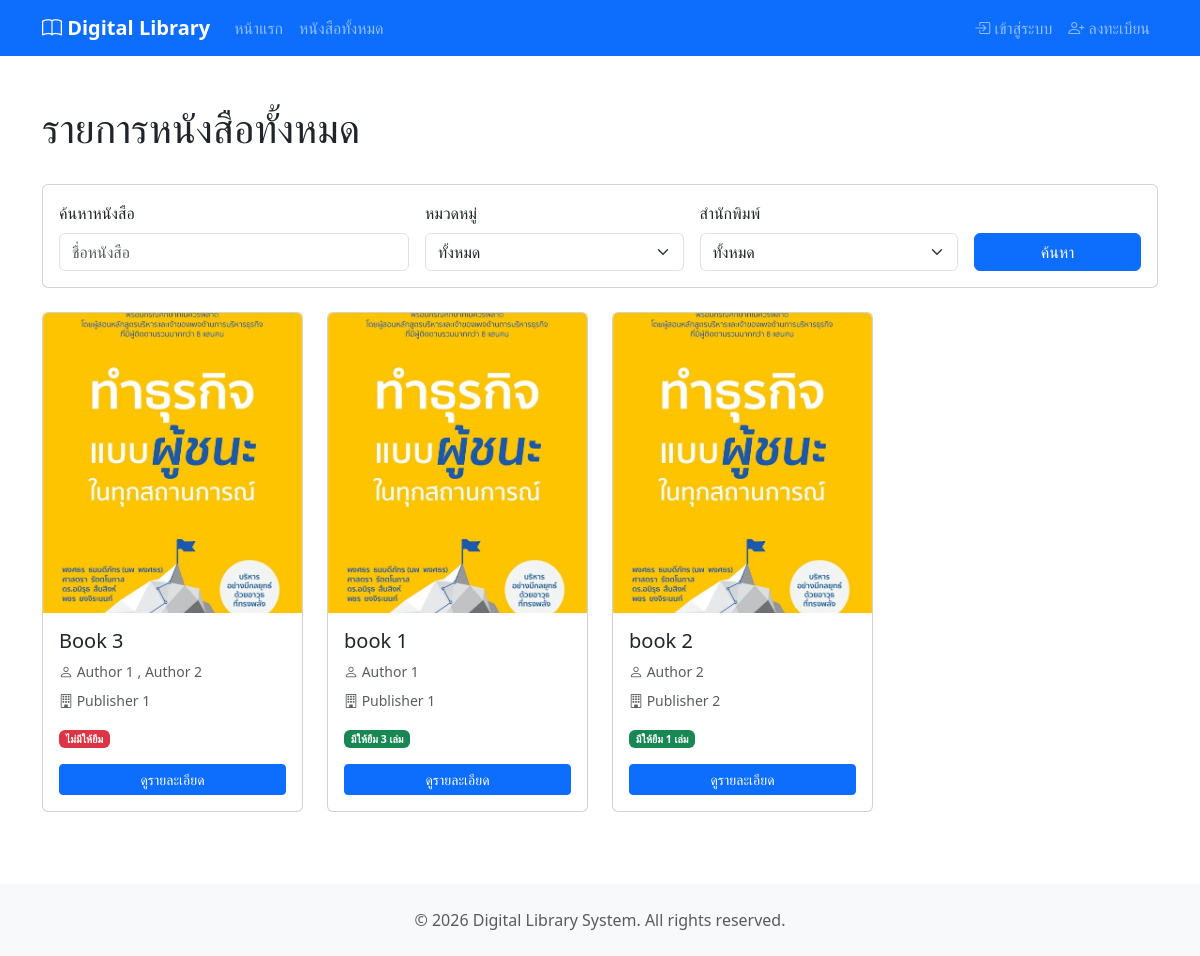
The page /books/ on the database its author committed.
### books/models.py (models this page shows, shortened)
class Book(models.Model):
    id = models.AutoField(primary_key=True)
    title = models.CharField(max_length=255)
    description = models.TextField(null=True, blank=True)
    image_url = models.ImageField(
        upload_to="books/covers/",
        max_length=255,
        null=True,
        blank=True,
    )
    total_quantity = models.IntegerField(default=0)
    available_quantity = models.IntegerField(default=0)
    publish_year = models.IntegerField(null=True, blank=True)
    publisher = models.ForeignKey(
        "Publisher",
        on_delete=models.SET_NULL,
        null=True,
        blank=True,
    )
    authors = models.ManyToManyField(
        "Author",
        through="BookAuthor",
        related_name="books",
    )
    categories = models.ManyToManyField(
        "Category",
        through="BookCategory",
        related_name="books",
    )
    updated_at = models.DateTimeField(auto_now=True)
    created_at = models.DateTimeField(auto_now_add=True)
    class Meta:
        db_table = "books"
        verbose_name = "Book"
        verbose_name_plural = "Books"
        constraints = [
            models.CheckConstraint(
                check=Q(total_quantity__gte=0),
                name="check_books_total_quantity_gte_0",
            ),
            models.CheckConstraint(
                check=Q(available_quantity__gte=0),
                name="check_books_available_quantity_gte_0",
            ),
            models.CheckConstraint(
                check=Q(publish_year__isnull=True) | Q(publish_year__gte=0),
                name="check_books_publish_year_gte_0_or_null",
            ),
        ]

class Author(models.Model):
    id = models.AutoField(primary_key=True)
    name = models.CharField(max_length=255)
    updated_at = models.DateTimeField(auto_now=True)
    created_at = models.DateTimeField(auto_now_add=True)
    class Meta:
        db_table = "authors"
        verbose_name = "Author"
        verbose_name_plural = "Authors"

class Publisher(models.Model):
    id = models.AutoField(primary_key=True)
    name = models.CharField(max_length=255, unique=True)
    updated_at = models.DateTimeField(auto_now=True)
    created_at = models.DateTimeField(auto_now_add=True)
    class Meta:
        db_table = "publishers"
        verbose_name = "Publisher"
        verbose_name_plural = "Publishers"

### books/views.py (the view)
# urls.py: path('', views.book_list_view, name='book_list'),
def book_list_view(request):
    books = Book.objects.all().select_related('publisher').prefetch_related('authors', 'categories')
    search_query = request.GET.get('search', '')
    if search_query:
        books = books.filter(title__icontains=search_query)
    category_id = request.GET.get('category', '')
    if category_id:
        books = books.filter(categories__id=category_id)
    publisher_id = request.GET.get('publisher', '')
    if publisher_id:
        books = books.filter(publisher__id=publisher_id)
    books = books.order_by('title').distinct()
    paginator = Paginator(books, 12)  # 12 books per page
    page_number = request.GET.get('page')
    page_obj = paginator.get_page(page_number)
    categories = Category.objects.all().order_by('name')
    publishers = Publisher.objects.all().order_by('name')
    context = {
        'page_obj': page_obj,
        'search_query': search_query,
        'selected_category': category_id,
        'selected_publisher': publisher_id,
        'categories': categories,
        'publishers': publishers,
    }
    return render(request, 'books/book_list.html', context)

### books/cart.py (called while the page is built)
    def count(self):
        return len(self.cart)

### books/context_processors.py (called while the page is built)
def cart_context(request):
    cart = Cart(request)
    return {
        'cart_count': cart.count()
    }

### templates/books/book_list.html (shortened to what this page needs)
{% extends 'base.html' %}
{% block content %}
    <div class="container mt-4">
        <div class="row mb-4">
            <div class="col">
                <h1>รายการหนังสือทั้งหมด</h1>
            </div>
        </div>
        <div class="card mb-4">
            <div class="card-body">
                <form method="get" action="{% url 'books:book_list' %}" class="row g-3">
                    <div class="col-md-4">
                        <label for="search" class="form-label">ค้นหาหนังสือ</label>
                        <input type="text"
                               class="form-control"
                               id="search"
                               name="search"
                               placeholder="ชื่อหนังสือ"
                               value="{{ search_query }}">
                    </div>
                    <div class="col-md-3">
                        <label for="category" class="form-label">หมวดหมู่</label>
                        <select class="form-select" id="category" name="category">
                            <option value="">ทั้งหมด</option>
                        </select>
                    </div>
                    <div class="col-md-3">
                        <label for="publisher" class="form-label">สำนักพิมพ์</label>
                        <select class="form-select" id="publisher" name="publisher">
                            <option value="">ทั้งหมด</option>
                        </select>
                    </div>
                    <div class="col-md-2 d-flex align-items-end">
                        <button type="submit" class="btn btn-primary w-100">ค้นหา</button>
                    </div>
                </form>
            </div>
        </div>
        {% if page_obj %}
            <div class="row row-cols-1 row-cols-md-3 row-cols-lg-4 g-4">
                {% for book in page_obj %}
                    <div class="col">
                        <div class="card h-100">
                            {% if book.image_url %}
                                <img src="{{ book.image_url.url }}"
                                     class="card-img-top"
                                     alt="{{ book.title }}"
                                     style="height: 300px;
                                            object-fit: cover">
                            {% else %}
                                <div class="card-img-top bg-secondary d-flex align-items-center justify-content-center"
                                     style="height: 300px">
                                    <i class="bi bi-book" style="font-size: 4rem; color: white;"></i>
                                </div>
                            {% endif %}
                            <div class="card-body d-flex flex-column">
                                <h5 class="card-title">{{ book.title }}</h5>
                                <p class="card-text text-muted small mb-2">
                                    {% if book.authors.all %}
                                        <i class="bi bi-person"></i>
                                        {% for author in book.authors.all %}
                                            {{ author.name }}
                                            {% if not forloop.last %},{% endif %}
                                        {% endfor %}
                                    {% endif %}
                                </p>
                                {% if book.publisher %}
                                    <p class="card-text text-muted small">
                                        <i class="bi bi-building"></i> {{ book.publisher.name }}
                                    </p>
                                {% endif %}
                                <p class="card-text small">
                                    {% if book.available_quantity > 0 %}
                                        <span class="badge bg-success">มีให้ยืม {{ book.available_quantity }} เล่ม</span>
                                    {% else %}
                                        <span class="badge bg-danger">ไม่มีให้ยืม</span>
                                    {% endif %}
                                </p>
                                <div class="mt-auto">
                                    <div class="d-grid gap-2">
                                        <a href="{% url 'books:book_detail' book.id %}"
                                           class="btn btn-primary btn-sm">ดูรายละเอียด</a>
                                    </div>
                                </div>
                            </div>
                        </div>
                    </div>
                {% empty %}
                    <div class="col-12">
                        <div class="alert alert-warning">ไม่พบหนังสือที่ค้นหา</div>
                    </div>
                {% endfor %}
            </div>
        {% else %}
            <div class="alert alert-info">ยังไม่มีหนังสือในระบบ</div>
        {% endif %}
    </div>
{% endblock %}

### templates/base.html (style rules this page uses)
body { min-height: 100vh; display: flex; flex-direction: column; }

### rows shown on the page
Book: image_url (picture), title "Book 3", publisher.name "Publisher 1", available_quantity "ไม่มีให้ยืม"
Author: name "Author 1"
Author: name "Author 2"
Book: image_url (picture), title "book 1", publisher.name "Publisher 1", available_quantity "3"
Book: image_url (picture), title "book 2", publisher.name "Publisher 2", available_quantity "1"
